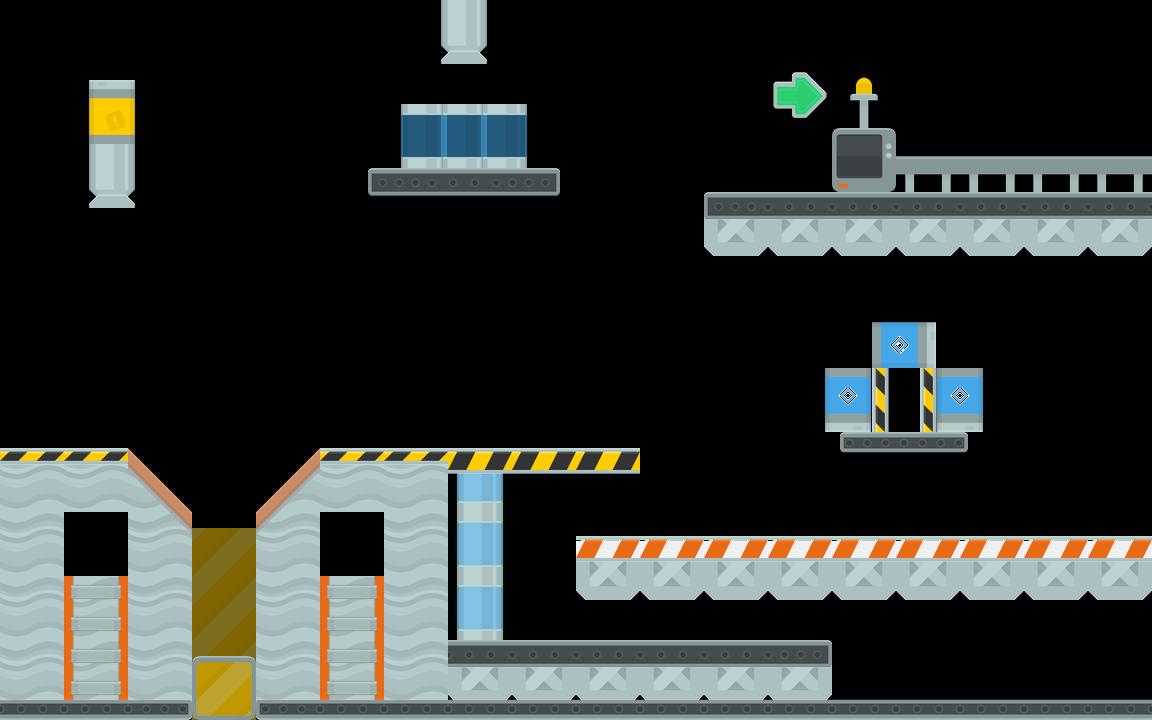

Rendered tile map (Tiled .tmx) drawn with the repository's tilesets; below, a short description and the map source with its tile grids summarised:
An orthogonal 144x90 tile map with 8x8 px tiles, 3 tile layers (Background, Layer1, Layer2) and 29 objects (2x yellow001, 2x base, 2x blue001, 2x yellow, silo001, ...).

<map version="1.0" orientation="orthogonal" renderorder="right-down" width="144" height="90" tilewidth="8" tileheight="8" nextobjectid="449">
 <tileset firstgid="1" name="platformIndustrial_sheet" tilewidth="64" tileheight="64">
  <image source="platformIndustrial_sheet.png" trans="ffffff" width="1024" height="512" />
 </tileset>
 <objectgroup name="Terrain">
  <object id="415" name="yellow001" x="96" y="208">
   <polyline points="0,0 0,-128 32,-128 32,0 40,0 40,-136 -8,-136 -8,0 0,0" />
  </object>
  <object id="416" name="silo001" x="528" y="103.273">
   <polyline points="0,0.727273 0,-7.27273 16,-7.27273 16,72.7273 -144,72.7273 -144,-7.27273 -128,-7.27273 -128,0.727 -128,8.727 -128,64.727 0,64.727 0,8.727 0,0.727273" />
  </object>
  <object id="417" name="sensor_yellow001" type="dynamic" x="192" y="528">
   <polyline points="0,0 8,0 -64,-80 -192,-80 -192,184 256,184 256,-56 448,-56 448,-80 128,-80 56,0 64,0 72,0 72,184 -8,184 -8,0 0,0" />
  </object>
  <object id="418" name="rightwall" x="488" y="64">
   <polyline points="0,0 -8,0 -8,-96 664,-96 664,640 -40,640 -40,576 344,576 344,640 664,640 664,536 88,536 88,472 664,472 664,192 216,192 216,128 344,128 344,0 408,0 408,88 664,88 664,-64 0,-64 0,0" />
  </object>
  <object id="419" name="leftwall" x="440" y="64">
   <polyline points="0,0 8,0 8,-96 -448,-96 -448,384 -440,384 -440,-64 0,-64 0,0" />
  </object>
  <object id="420" name="base" x="420" y="168" width="88" height="8" />
  <object id="421" name="base" x="162" y="704" width="128" height="8" />
  <object id="447" x="840" y="456">
   <polyline points="0,0 0,-24 -16,-24 -16,-88 32,-88 32,-136 96,-136 96,-88 144,-88 144,-24 128,-24 128,0 0,0" />
  </object>
 </objectgroup>
 <layer name="Background" width="144" height="90">
  <data>[12960 cells, 7 non-empty, 2 distinct tile ids]</data>
 </layer>
 <objectgroup name="Gear">
  <object id="424" x="80" y="16" width="64" height="64" />
  <object id="425" x="448" y="416" width="64" height="64" />
  <object id="426" x="512" y="416" width="64" height="64" />
  <object id="427" x="576" y="416" width="64" height="64" />
  <object id="428" x="640" y="504" width="64" height="64" />
  <object id="429" x="704" y="504" width="64" height="64" />
  <object id="430" x="768" y="504" width="64" height="64" />
  <object id="433" x="896" y="504" width="64" height="64" />
  <object id="434" x="64" y="512" width="64" height="64" />
  <object id="435" x="320" y="512" width="64" height="64" />
  <object id="445" x="960" y="504" width="64" height="64" />
  <object id="446" x="1024" y="504" width="64" height="64" />
 </objectgroup>
 <layer name="Layer1" width="144" height="90">
  <data>[12960 cells, 72 non-empty, 22 distinct tile ids]</data>
 </layer>
 <objectgroup name="Sensor">
  <object id="436" name="yellow001" type="blue001" x="208" y="688" width="30" height="5" />
 </objectgroup>
 <objectgroup name="Doors">
  <object id="437" name="yellow001" x="96" y="208" width="32" height="8" />
  <object id="438" name="blue001" x="448" y="48" width="32" height="8" />
 </objectgroup>
 <layer name="Layer2" width="144" height="90">
  <data>[12960 cells, 50 non-empty, 12 distinct tile ids]</data>
 </layer>
 <objectgroup name="Box">
  <object id="439" x="128" y="320" width="64" height="64" />
  <object id="440" x="104" y="384" width="64" height="64" />
 </objectgroup>
 <objectgroup name="Liquid">
  <object id="441" name="yellow001" type="yellow" x="96" y="80" width="32" height="112" />
 </objectgroup>
 <objectgroup name="Silo">
  <object id="442" name="Silo001" type="water" x="448" y="-32" width="32" height="80" />
  <object id="443" name="blue001" type="sensor" x="434" y="156" width="60" height="5" />
 </objectgroup>
 <objectgroup name="Buttons">
  <object id="444" name="yellow" x="832" y="64" width="64" height="128" />
 </objectgroup>
</map>
